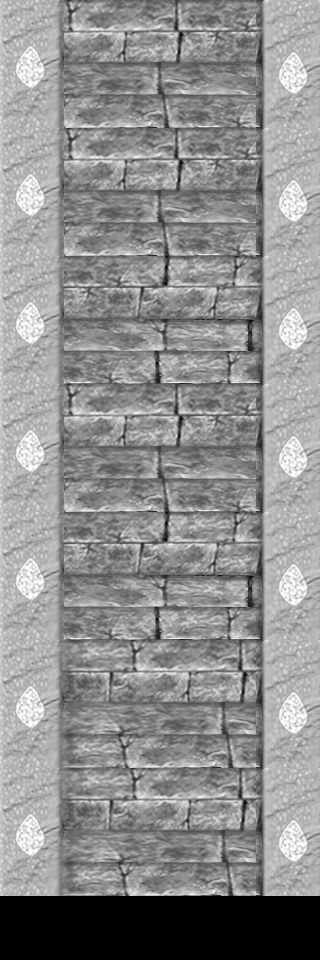

The image is a tile-based game level rendered from a .tmx file. Its description and source (layers, tilesets, objects; grid data summarised) follow:
An orthogonal 5x15 tile map with 64x64 px tiles, 1 tile layer (Tile Layer 1).

<map version="1.0" orientation="orthogonal" width="5" height="15" tilewidth="64" tileheight="64">
 <tileset firstgid="1" name="stair" tilewidth="64" tileheight="64">
  <image source="stair.png" width="512" height="128" />
 </tileset>
 <layer name="Tile Layer 1" width="5" height="15">
  <data>[75 cells, 70 non-empty, 16 distinct tile ids]</data>
 </layer>
</map>
